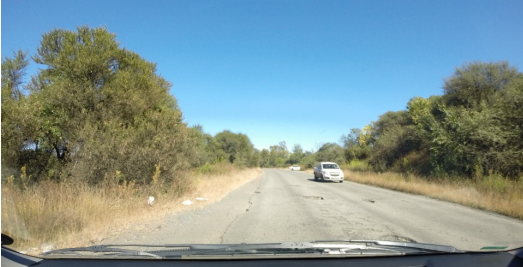
#> input picture image1.png, 523 x 267 px
$ python project.py
#> lines starting #> are read from the running program, lines starting #| are printed output that depends on the picture; after the words box and inside, x2 and y2 are one past the last pixel; in counts of white or black regions, pixels touching at a corner belong together
import cv2
import numpy as np

def detect_potholes(image_path):
    # Carica l'immagine
#> called with image_path = 'image1.png'
    image = cv2.imread(image_path)
#> image is the input picture: shape (267, 523, 3); mean B, G, R 149.8, 149.6, 128.7
    if image is None:
        raise ValueError("Immagine non trovata o percorso errato!")

    # Converti in scala di grigi
    gray_image = cv2.cvtColor(image, cv2.COLOR_BGR2GRAY)
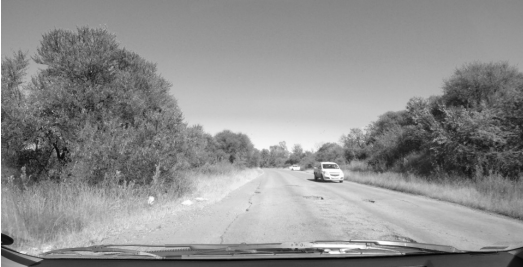
#> gray_image: shape (267, 523); min 3, max 255, mean 143.4

    # Applica un filtro gaussiano per ridurre il rumore
    blurred_image = cv2.GaussianBlur(gray_image, (5, 5), 0)

    # Applica il filtro Canny per il rilevamento dei bordi
    edges = cv2.Canny(blurred_image, 50, 150)
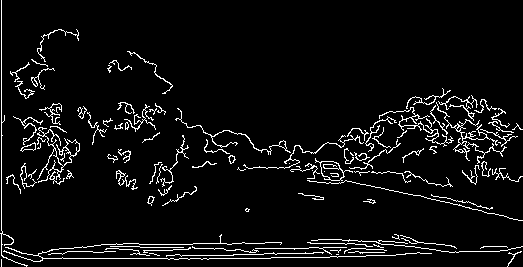
#> edges: shape (267, 523); 5.6% white in thin lines or dots

    # Dilatazione per eliminare bordi non desiderati e unire quelli vicini
    kernel = cv2.getStructuringElement(cv2.MORPH_RECT, (3, 3))
    dilated_edges = cv2.dilate(edges, kernel, iterations=2)
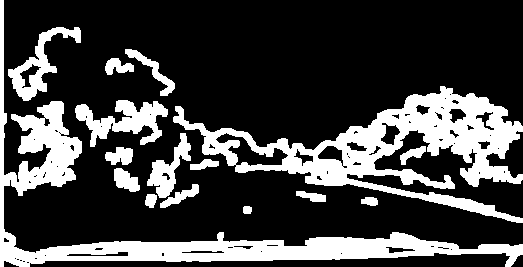
#> dilated_edges: shape (267, 523); 25.6% white; 16 white regions

    # Trova i contorni
    contours, _ = cv2.findContours(dilated_edges, cv2.RETR_EXTERNAL, cv2.CHAIN_APPROX_SIMPLE)
#> contours = 16 contours; largest, box (x1, y1, x2, y2) and area: (173, 86, 523, 223) 15708, (0, 0, 523, 267) 13185, (75, 100, 168, 147) 1841, (8, 27, 81, 101) 1608, (147, 133, 191, 198) 998

    # Filtra i contorni in base alla dimensione (modello delle buche)
    potholes = []
    for contour in contours:
        area = cv2.contourArea(contour)
        if 200 < area < 2500:  # Dimensioni approssimative delle buche
            potholes.append(contour)
#> this loop made 16 passes
#> area on passes 1 to 12: 52, 100, 112, 172, 285, 368.5, 162.5, 321.5, 191.5, 997.5, 1841, 15708
#> after the loop, potholes = 8 contours; box (x1, y1, x2, y2) and area: (75, 100, 168, 147) 1841, (8, 27, 81, 101) 1608, (147, 133, 191, 198) 998, (125, 49, 175, 96) 454, (114, 168, 140, 192) 368, (105, 147, 133, 165) 322, (160, 184, 199, 208) 285, (105, 58, 134, 75) 262

    # Disegna i contorni rilevati sull'immagine originale
    for contour in potholes:
        cv2.drawContours(image, [contour], -1, (0, 0, 255), 2)
#> this loop made 8 passes
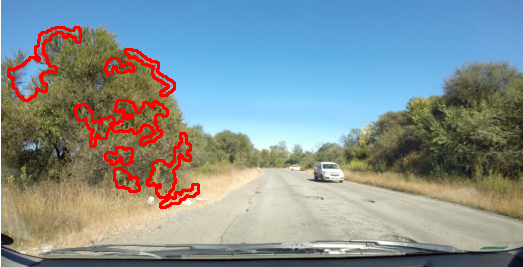
#> image: shape (267, 523, 3); 3.56% of pixels changed, all inside (x1, y1, x2, y2) = (7, 26, 200, 209)

    # Mostra il risultato
    cv2.imshow('Pothole Detection', image)
    cv2.waitKey(0)
    cv2.destroyAllWindows()

# Percorso dell'immagine da analizzare
image_path = 'image1.png'
detect_potholes(image_path)

$ run again, with example.png copied over image1.png
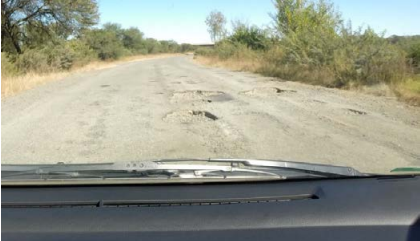
#> input picture example.png, 420 x 241 px
#> in detect_potholes, image is the input picture: shape (241, 420, 3); mean B, G, R 140.8, 155.8, 153.5
#> in detect_potholes, `edges = cv2.Canny(blurred_image, 50, 150)`:
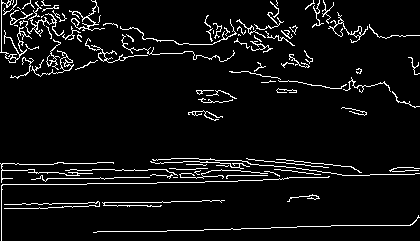
#> edges: shape (241, 420); 6.1% white in thin lines or dots
#> dilated_edges: shape (241, 420); 27.9% white; 12 white regions
#> contours = 12 contours; largest, box (x1, y1, x2, y2) and area: (0, 0, 300, 81) 11540, (0, 156, 420, 241) 10072, (303, 0, 420, 45) 1528, (227, 60, 420, 110) 1464, (91, 213, 420, 235) 1390
#> the loop in detect_potholes, `for contour in contours:` made 12 passes
#> area on passes 1 to 8: 1390, 220, 10071.5, 319, 206, 582, 166.5, 1463.5
#> after the loop in detect_potholes, `for contour in contours:`: potholes = 8 contours; box (x1, y1, x2, y2) and area: (303, 0, 420, 45) 1528, (227, 60, 420, 110) 1464, (91, 213, 420, 235) 1390, (194, 88, 239, 105) 582, (279, 48, 315, 70) 418, (186, 108, 225, 123) 319, (285, 192, 322, 204) 220, (339, 105, 369, 118) 206
#> the loop in detect_potholes, `for contour in potholes:` made 8 passes
#> after the loop in detect_potholes, `for contour in potholes:`:
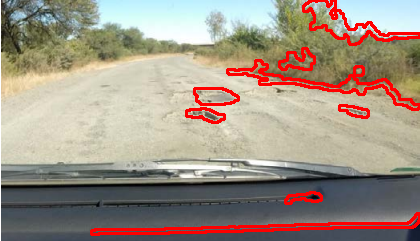
#> image: shape (241, 420, 3); 6.37% of pixels changed, all inside (x1, y1, x2, y2) = (90, 0, 420, 236)

$ run again, with P3.jpg saved as image1.png
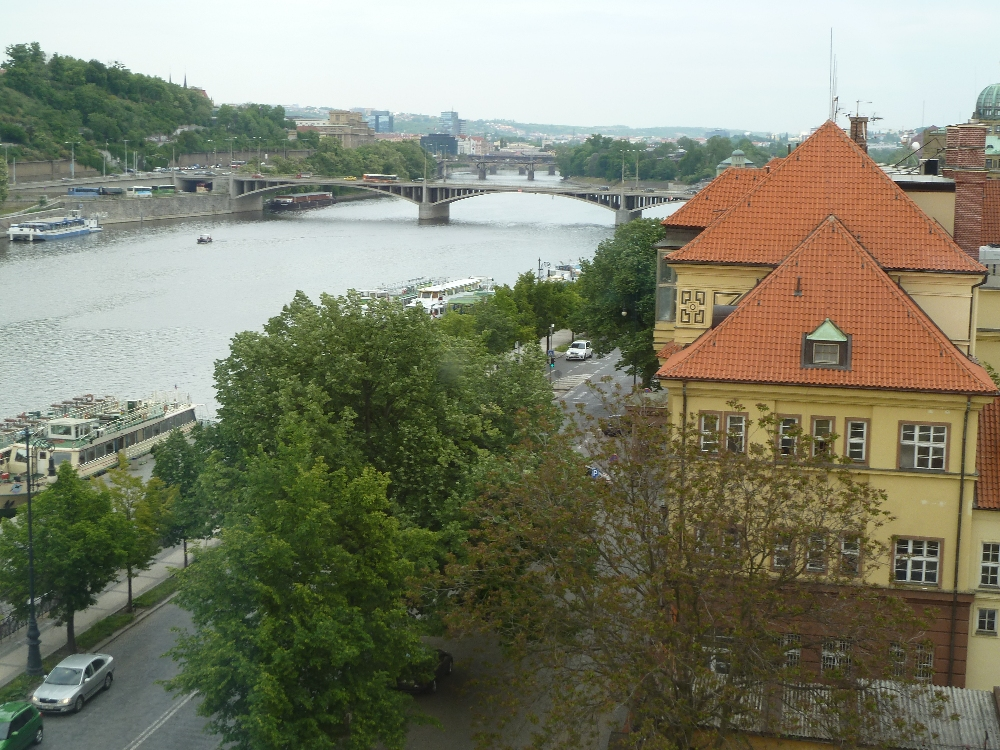
#> input picture P3.jpg, 1000 x 750 px
#> in detect_potholes, image is the input picture: shape (750, 1000, 3); mean B, G, R 108.3, 128.4, 126.6
#> in detect_potholes, `edges = cv2.Canny(blurred_image, 50, 150)`:
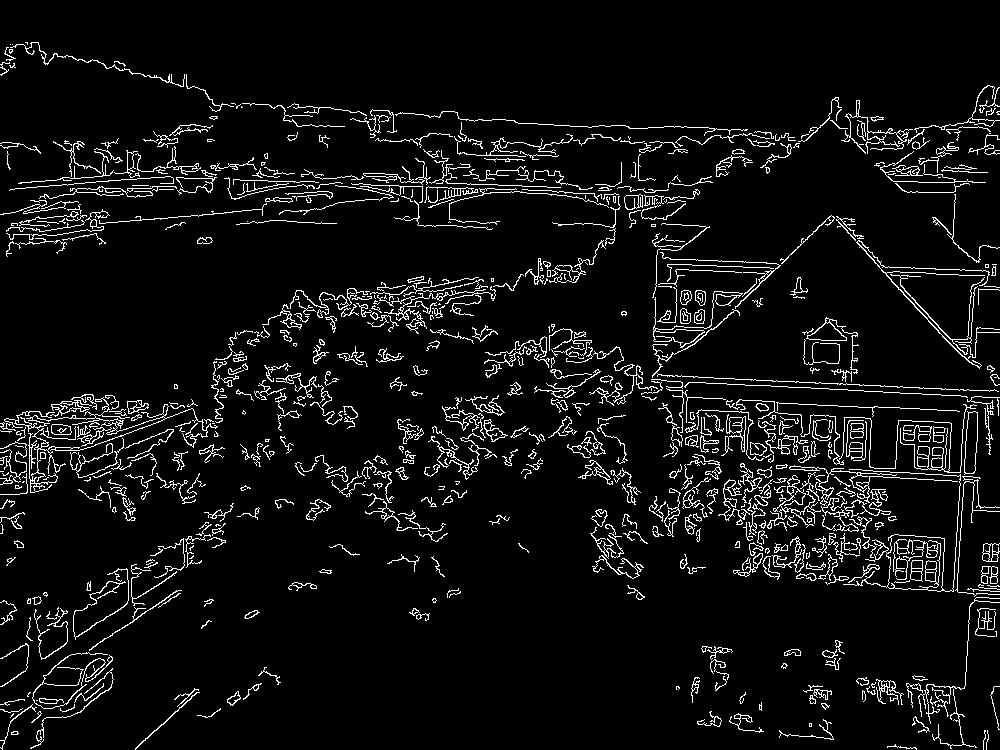
#> edges: shape (750, 1000); 6.3% white in thin lines or dots
#> dilated_edges: shape (750, 1000); 27.5% white; 79 white regions
#> contours = 79 contours; largest, box (x1, y1, x2, y2) and area: (0, 40, 1000, 750) 212339, (0, 501, 236, 750) 12192, (422, 393, 579, 482) 5517, (293, 417, 450, 544) 4670, (565, 413, 643, 507) 3009
#> the loop in detect_potholes, `for contour in contours:` made 79 passes
#> area on passes 1, 2, 4, 5, 6, 7, 8, 9: 154.5, 163, 514, 458.5, 324.5, 157.5, 67, 105
#> after the loop in detect_potholes, `for contour in contours:`: potholes = 37 contours; largest, box (x1, y1, x2, y2) and area: (0, 590, 70, 689) 2338, (76, 477, 138, 523) 1015, (699, 644, 735, 693) 824, (133, 686, 202, 750) 733, (973, 606, 999, 639) 686
#> the loop in detect_potholes, `for contour in potholes:` made 37 passes
#> after the loop in detect_potholes, `for contour in potholes:`:
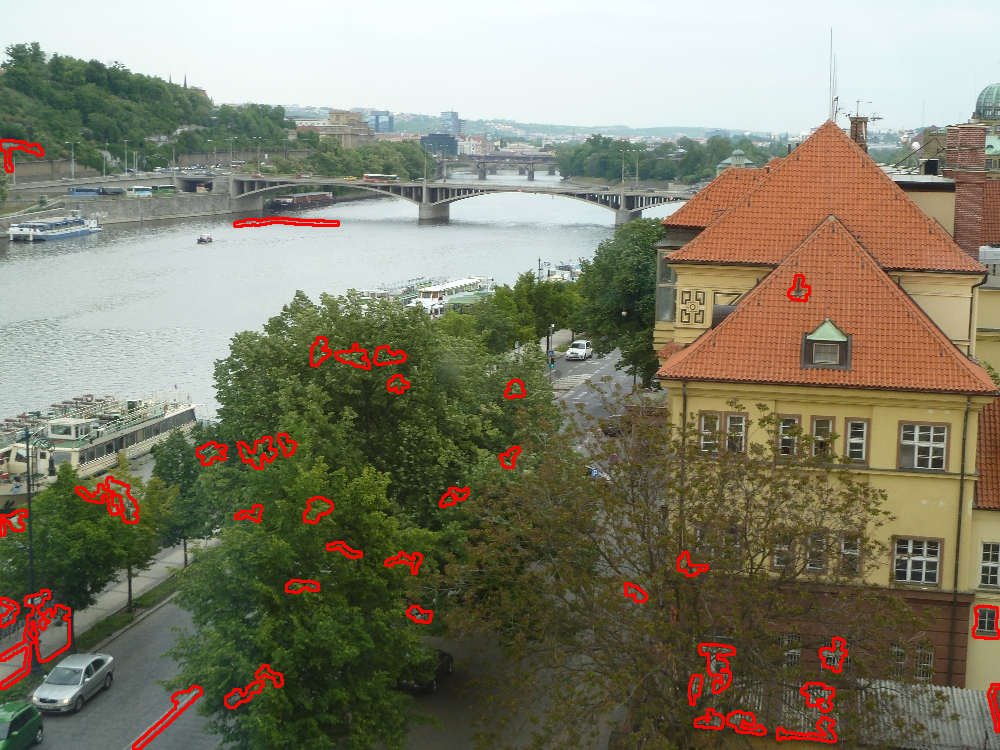
#> image: shape (750, 1000, 3); 1.98% of pixels changed, all inside (x1, y1, x2, y2) = (0, 139, 1000, 750)
